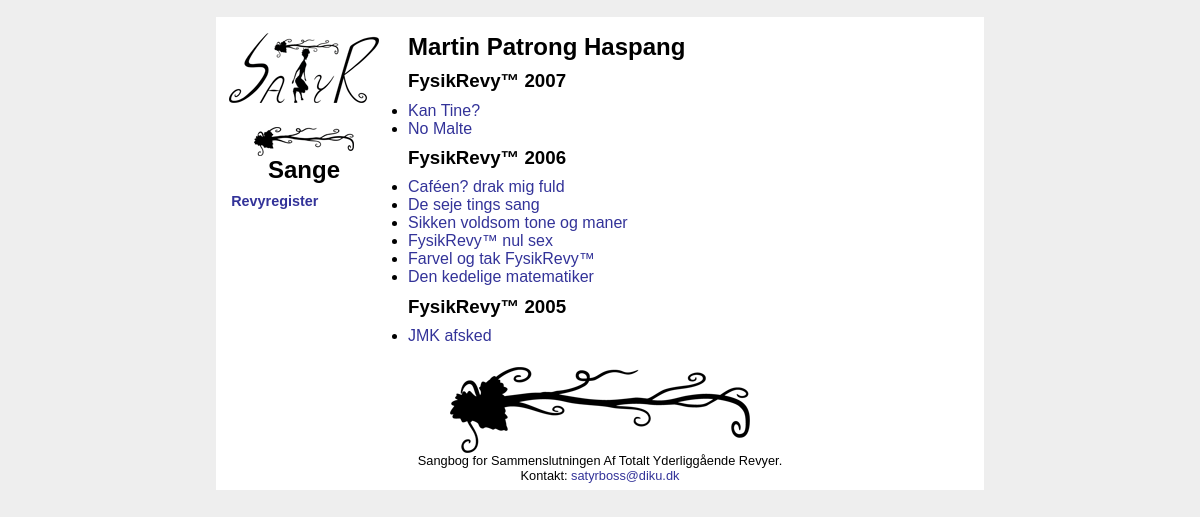
The page /author.php?id=2 on the database its author committed.
### tables this page shows
CREATE TABLE IF NOT EXISTS `authors` (
  `authorId` int(11) NOT NULL AUTO_INCREMENT,
  `authorName` varchar(33) NOT NULL DEFAULT '',
  PRIMARY KEY (`authorId`),
  UNIQUE KEY `forfatter` (`authorName`)
);

CREATE TABLE IF NOT EXISTS `songs` (
  `songId` int(11) NOT NULL AUTO_INCREMENT,
  `title` varchar(33) NOT NULL DEFAULT '',
  `year` int(4) NOT NULL DEFAULT '0',
  `originalMelody` varchar(66) NOT NULL DEFAULT '',
  `composer` varchar(66) NOT NULL DEFAULT '',
  `revueId` int(11) NOT NULL DEFAULT '1',
  `number` int(11) NOT NULL DEFAULT '0',
  `youtube` varchar(66) NOT NULL DEFAULT '',
  `text` text NOT NULL,
  `TeX` text NOT NULL,
  `instructions` text NOT NULL,
  PRIMARY KEY (`songId`)
);

CREATE TABLE IF NOT EXISTS `revues` (
  `revueId` int(11) NOT NULL AUTO_INCREMENT,
  `revueName` varchar(33) NOT NULL DEFAULT '',
  PRIMARY KEY (`revueId`)
);

### templates/db.class.php (called while the page is built, shortened)
<?
class DB_class {
	var $username = "";
	var $password = "";
	var $hostname = "localhost";
	var $dbcon = 0;
	var $query_test = 0;
	function connect() {
		$this->dbcon = mysql_connect($this->hostname,$this->username,$this->password);
	}
	function query($query) {
		if ($query != "") {
			$this->query_test = mysql_query($query,$this->dbcon);
		} else {
			echo "Query is empty";
			exit;
		}
		return $this->query_test;
	}
	function fetch_array($result) {
		$this->temp = mysql_fetch_assoc($result);
		return $this->temp;
	}
}
?>

### templates/views.php (the view, shortened to what this page needs)
<?
function authorView($intAuthorId) {
	global $DB;
	extract($DB->fetch_array($DB->query("
		select
			authorName
		from authors
		where authorId = $intAuthorId
	")));
?>
	<h2><? echo $authorName ?></h2>
<?
	$result = $DB->query("
		select
			year,
			songs.revueId,
			revueName,
			songs.songId,
			title
		from songAuthorLink
			left join authors using(authorId)
			left join songs on songAuthorLink.songId = songs.songId
			left join revues using(revueId)
		where songAuthorLink.authorId = $intAuthorId
		order by year desc, revueId
	");
	$compareRevue = '';
	$compareYear = '';
	echo '<ul>';
	while ($row = $DB->fetch_array($result)) {
		extract($row);
		if (($compareRevue != $revueId) || ($compareYear != $year)) {
			$compareRevue = $revueId;
			$compareYear = $year;
			echo '</ul>';
			echo '<h3>'.$revueName.' '.$year.'</h3>';
			echo '<ul>';
		}
		?>
		<li><a href="song.php?id=<? echo $songId ?>"><? echo $title ?></a></li>
		<?
	}
	echo '</ul>';
}
?>

### css/global.css (style rules this page uses)
* { margin: 0; padding: 0; font-family: tahoma, verdana, arial, sans-serif; }
body { background-color: #eee; overflow-y: scroll; }
a { text-decoration: none; color: #339; }
h3 { margin-top: 0.5em; margin-bottom: 0.5em; }

### rows shown on the page
authors: authorName "Martin Patrong Haspang"
songs: revueId.revueName "FysikRevy™", year "2007", title "Kan Tine?"
songs: title "No Malte"
songs: revueId.revueName "FysikRevy™", year "2006", title "Caféen? drak mig fuld"
songs: title "De seje tings sang"
songs: title "Sikken voldsom tone og maner"
songs: title "FysikRevy™ nul sex"
songs: title "Farvel og tak FysikRevy™"
songs: title "Den kedelige matematiker"
songs: revueId.revueName "FysikRevy™", year "2005", title "JMK afsked"
